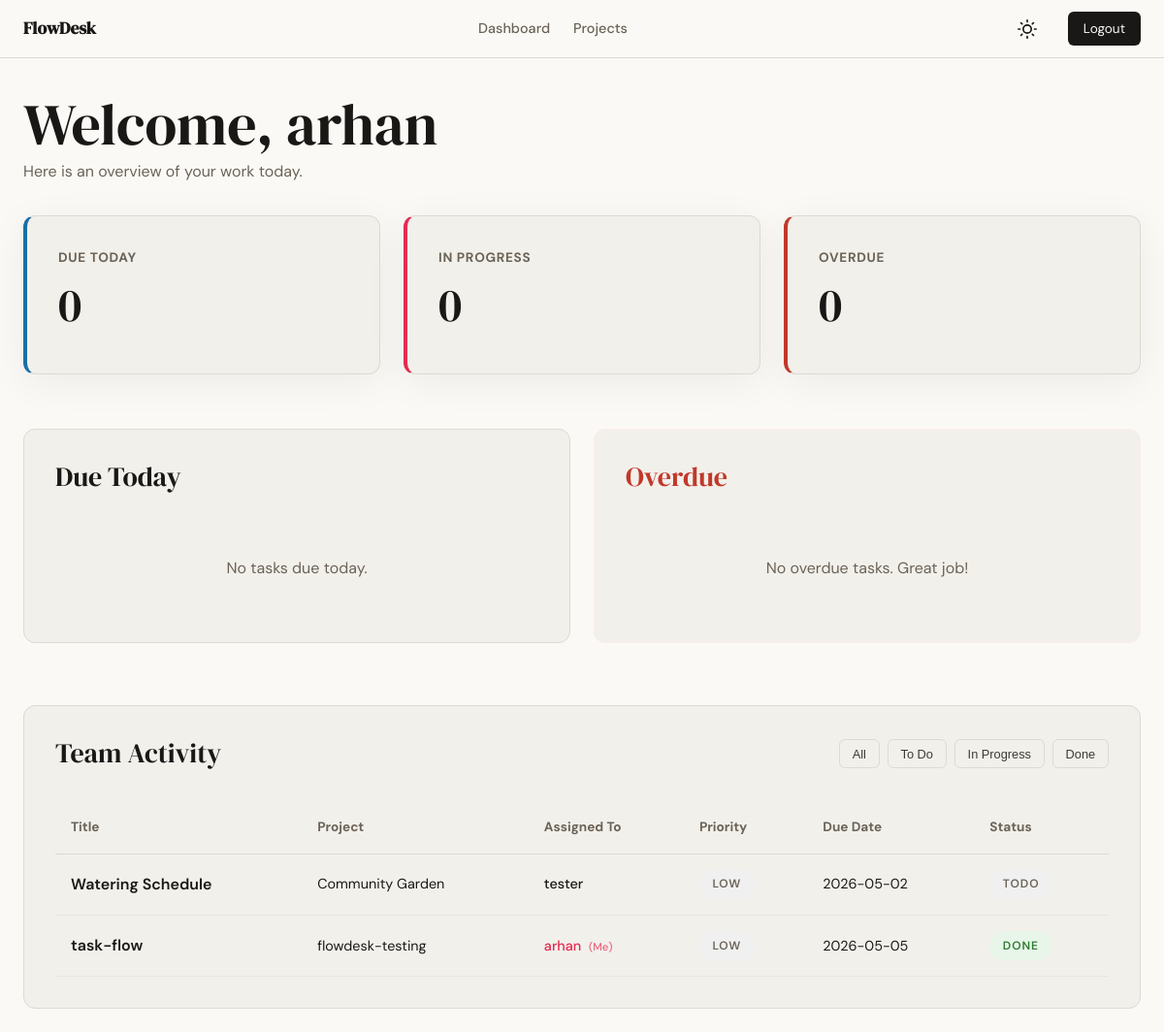
/dashboard (signed in), run on an earlier commit of the app's database.
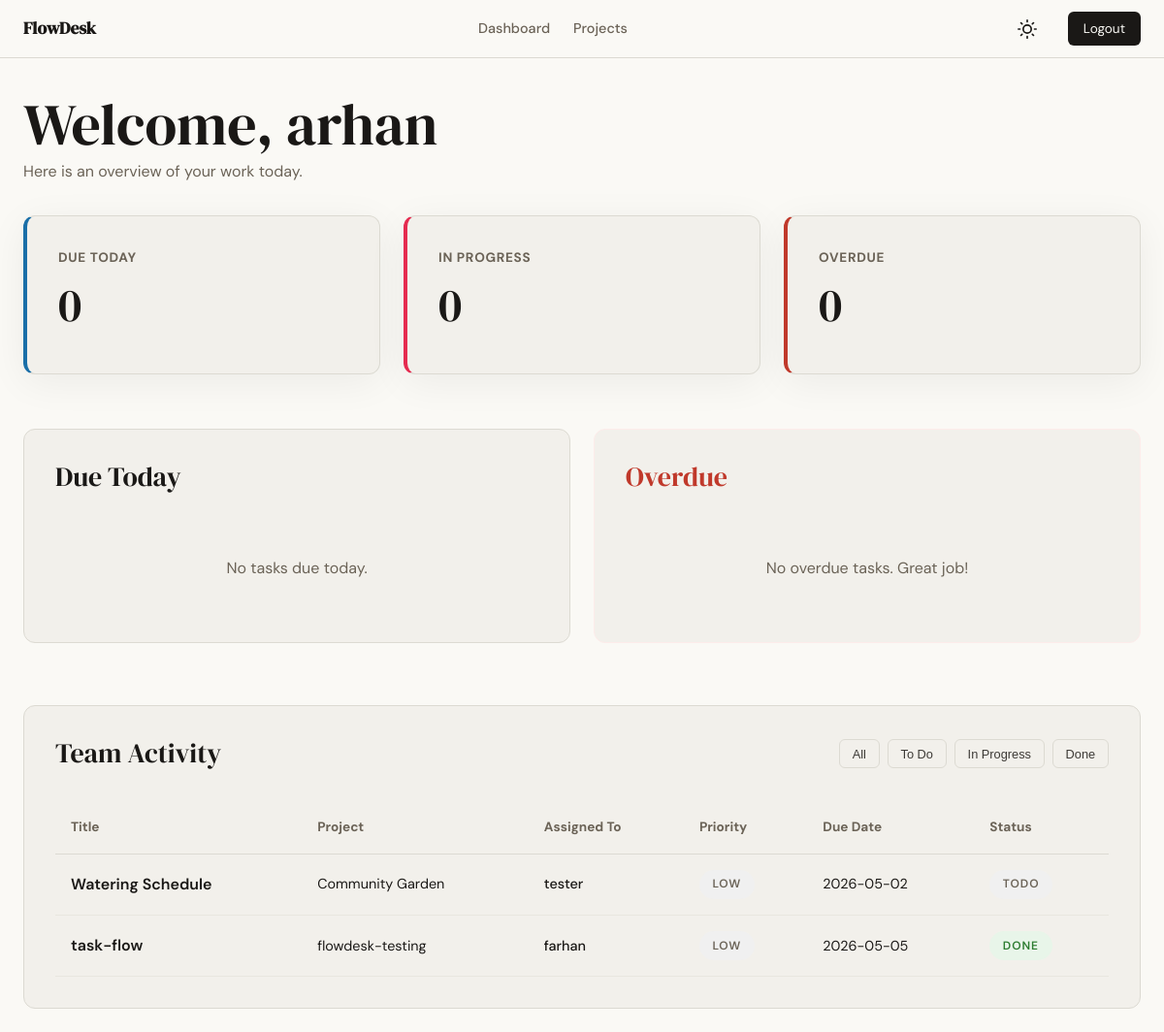
And on a later commit of the database.
### app/models.py (models this page shows, shortened)
class User(db.Model, UserMixin):
    id = db.Column(db.Integer, primary_key=True)
    username = db.Column(db.String(80), unique=True, nullable=False)
    email = db.Column(db.String(120), unique=True, nullable=False)
    password_hash = db.Column(db.String(256), nullable=False)
    created_at = db.Column(db.DateTime, default=lambda: datetime.now(timezone.utc))
    owned_projects = db.relationship('Project', backref='owner', lazy=True)
    project_memberships = db.relationship('ProjectMember', backref='user', lazy=True)
    created_tasks = db.relationship('Task', foreign_keys='Task.created_by', backref='creator', lazy=True)
    assigned_tasks = db.relationship('Task', foreign_keys='Task.assigned_to', backref='assignee', lazy=True)

class Task(db.Model):
    id = db.Column(db.Integer, primary_key=True)
    title = db.Column(db.String(200), nullable=False)
    description = db.Column(db.Text)
    status = db.Column(db.Enum('todo', 'in_progress', 'done', name='task_status'), default='todo')
    priority = db.Column(db.Enum('low', 'medium', 'high', name='task_priority'), default='medium')
    due_date = db.Column(db.Date)
    created_at = db.Column(db.DateTime, default=lambda: datetime.now(timezone.utc))
    updated_at = db.Column(db.DateTime, default=lambda: datetime.now(timezone.utc), onupdate=lambda: datetime.now(timezone.utc))
    project_id = db.Column(db.Integer, db.ForeignKey('project.id'), nullable=False)
    created_by = db.Column(db.Integer, db.ForeignKey('user.id'), nullable=False)
    assigned_to = db.Column(db.Integer, db.ForeignKey('user.id'))

class Project(db.Model):
    id = db.Column(db.Integer, primary_key=True)
    name = db.Column(db.String(120), nullable=False)
    description = db.Column(db.Text)
    created_at = db.Column(db.DateTime, default=lambda: datetime.now(timezone.utc))
    owner_id = db.Column(db.Integer, db.ForeignKey('user.id'), nullable=False)
    members = db.relationship('ProjectMember', backref='project', lazy=True, cascade='all, delete-orphan')
    tasks = db.relationship('Task', backref='project', lazy=True, cascade='all, delete-orphan')

### app/dashboard/routes.py (the view)
@dashboard.route('/dashboard')
@login_required
def index():
    today = date.today()
    tasks_today = Task.query.filter(
        and_(Task.assigned_to == current_user.id, Task.due_date == today, Task.status != 'done')
    ).all()
    in_progress_count = Task.query.filter(
        and_(Task.assigned_to == current_user.id, Task.status == 'in_progress')
    ).count()
    overdue_tasks = Task.query.filter(
        and_(Task.assigned_to == current_user.id, Task.due_date < today, Task.status != 'done')
    ).all()
    user_project_ids = [m.project_id for m in current_user.project_memberships]
    team_tasks = Task.query.filter(Task.project_id.in_(user_project_ids)).order_by(Task.due_date.asc().nullslast()).all()
    return render_template(
        'dashboard/index.html',
        tasks_today=tasks_today,
        in_progress_count=in_progress_count,
        overdue_tasks=overdue_tasks,
        all_my_tasks=team_tasks
    )

### app/templates/dashboard/index.html (shortened to what this page needs)
{% extends "base.html" %}
{% block content %}
<header class="mb-4">
    <h1>Welcome, {{ current_user.username }}</h1>
    <p class="text-muted">Here is an overview of your work today.</p>
</header>
<section class="grid-3 mb-4" style="display: grid; grid-template-columns: repeat(auto-fit, minmax(280px, 1fr)); gap: 1.5rem;">
    <div class="card card-shadow" style="background-color: var(--paper-warm); border-left: 4px solid var(--info);">
        <h5 class="text-muted" style="font-size: 0.85rem; text-transform: uppercase; letter-spacing: 0.05em;">Due Today</h5>
        <p style="font-size: 3rem; font-family: var(--font-display);">{{ tasks_today|length }}</p>
    </div>
    <div class="card card-shadow" style="background-color: var(--paper-warm); border-left: 4px solid var(--accent);">
        <h5 class="text-muted" style="font-size: 0.85rem; text-transform: uppercase; letter-spacing: 0.05em;">In Progress</h5>
        <p style="font-size: 3rem; font-family: var(--font-display);">{{ in_progress_count }}</p>
    </div>
    <div class="card card-shadow" style="background-color: var(--paper-warm); border-left: 4px solid var(--danger);">
        <h5 class="text-muted" style="font-size: 0.85rem; text-transform: uppercase; letter-spacing: 0.05em;">Overdue</h5>
        <p style="font-size: 3rem; font-family: var(--font-display);">{{ overdue_tasks|length }}</p>
    </div>
</section>
<div style="display: grid; grid-template-columns: repeat(auto-fit, minmax(400px, 1fr)); gap: 1.5rem; margin-bottom: 2.5rem;">
    <div class="card">
        <h3 class="mb-4">Due Today</h3>
        <div style="display: flex; flex-direction: column; gap: 1rem;">
            {% for task in tasks_today %}
                <a href="{{ url_for('tasks.detail', id=task.id) }}" class="flex-between" style="padding: 1rem; border: 1px solid var(--border-soft); border-radius: var(--radius-sm);">
                    <div>
                        <h6 style="font-weight: 600;">{{ task.title }}</h6>
                        <small class="text-muted">{{ task.project.name }}</small>
                    </div>
                    <span class="badge badge-{{ task.priority }}">{{ task.priority }}</span>
                </a>
            {% else %}
                <p class="text-muted" style="text-align: center; padding: 2rem;">No tasks due today.</p>
            {% endfor %}
        </div>
    </div>
    <div class="card" style="border-color: var(--danger-light);">
        <h3 class="mb-4" style="color: var(--danger);">Overdue</h3>
        <div style="display: flex; flex-direction: column; gap: 1rem;">
            {% for task in overdue_tasks %}
                <a href="{{ url_for('tasks.detail', id=task.id) }}" class="flex-between overdue-row" style="padding: 1rem; border-radius: var(--radius-sm);">
                    <div>
                        <h6 style="font-weight: 600;">{{ task.title }}</h6>
                        <small style="opacity: 0.8;">{{ task.project.name }}</small>
                    </div>
                    <span style="font-weight: 600; font-size: 0.8rem;">{{ task.due_date.strftime('%b %d') }}</span>
                </a>
            {% else %}
                <p class="text-muted" style="text-align: center; padding: 2rem;">No overdue tasks. Great job!</p>
            {% endfor %}
        </div>
    </div>
</div>
<div class="card">
    <div class="flex-between mb-4">
        <h3>Team Activity</h3>
        <div style="display: flex; gap: 0.5rem;">
            <button class="btn btn-ghost filter-btn active" style="padding: 0.4rem 0.8rem; font-size: 0.8rem;" onclick="filterTasks('all')">All</button>
            <button class="btn btn-ghost filter-btn" style="padding: 0.4rem 0.8rem; font-size: 0.8rem;" onclick="filterTasks('todo')">To Do</button>
            <button class="btn btn-ghost filter-btn" style="padding: 0.4rem 0.8rem; font-size: 0.8rem;" onclick="filterTasks('in_progress')">In Progress</button>
            <button class="btn btn-ghost filter-btn" style="padding: 0.4rem 0.8rem; font-size: 0.8rem;" onclick="filterTasks('done')">Done</button>
        </div>
    </div>
    <div style="overflow-x: auto;">
        <table style="width: 100%; border-collapse: collapse; text-align: left;">
            <thead>
                <tr style="border-bottom: 1px solid var(--border); color: var(--ink-muted); font-size: 0.85rem;">
                    <th style="padding: 1rem;">Title</th>
                    <th style="padding: 1rem;">Project</th>
                    <th style="padding: 1rem;">Assigned To</th>
                    <th style="padding: 1rem;">Priority</th>
                    <th style="padding: 1rem;">Due Date</th>
                    <th style="padding: 1rem;">Status</th>
                </tr>
            </thead>
            <tbody>
                {% for task in all_my_tasks %}
                    {% set is_mine = task.assigned_to == current_user.id %}
                    <tr class="task-row" data-status="{{ task.status }}" style="border-bottom: 1px solid var(--border-soft); {% if is_mine %}background-color: var(--paper-warm);{% endif %}">
                        <td style="padding: 1rem;">
                            <a href="{{ url_for('tasks.detail', id=task.id) }}" style="color: var(--ink); font-weight: 600;">
                                {{ task.title }}
                            </a>
                        </td>
                        <td style="padding: 1rem; font-size: 0.9rem;">{{ task.project.name }}</td>
                        <td style="padding: 1rem; font-size: 0.9rem;">
                            <span style="font-weight: 500; color: {% if is_mine %}var(--accent){% else %}var(--ink){% endif %};">
                                {{ task.assignee.username if task.assigned_to else 'Unassigned' }}
                                {% if is_mine %}<small style="opacity: 0.7; font-size: 0.7rem; margin-left: 0.25rem;">(Me)</small>{% endif %}
                            </span>
                        </td>
                        <td style="padding: 1rem;">
                            <span class="badge badge-{{ task.priority }}">{{ task.priority }}</span>
                        </td>
                        <td style="padding: 1rem; font-size: 0.9rem;">{{ task.due_date.strftime('%Y-%m-%d') if task.due_date else '-' }}</td>
                        <td style="padding: 1rem;">
                            <span class="badge badge-{{ task.status }}">{{ task.status|replace('_', ' ') }}</span>
                        </td>
                    </tr>
                {% else %}
                    <tr>
                        <td colspan="6" style="text-align: center; padding: 3rem; color: var(--ink-faint);">No team activity found in your projects.</td>
                    </tr>
                {% endfor %}
            </tbody>
        </table>
    </div>
</div>
{% endblock %}

### app/templates/base.html (shortened to what this page needs)
<!DOCTYPE html>
<html lang="en">
<head>
    <link rel="stylesheet" href="{{ url_for('static', filename='css/style.css') }}">
</head>
<body>
    <nav class="navbar">
        <div class="container">
            <a href="{{ url_for('dashboard.root') }}" class="navbar-brand">FlowDesk</a>
            <div class="nav-links">
                {% if current_user.is_authenticated %}
                    <a href="{{ url_for('dashboard.index') }}" class="nav-link">Dashboard</a>
                    <a href="{{ url_for('projects.list_projects') }}" class="nav-link">Projects</a>
                {% endif %}
            </div>
            <div class="nav-links">
                <button id="theme-toggle" class="theme-toggle" title="Toggle Dark Mode">
                    <svg width="20" height="20" viewBox="0 0 24 24" fill="none" stroke="currentColor" stroke-width="2" stroke-linecap="round" stroke-linejoin="round"><circle cx="12" cy="12" r="5"/><path d="M12 1v2M12 21v2M4.22 4.22l1.42 1.42M18.36 18.36l1.42 1.42M1 12h2M21 12h2M4.22 19.78l1.42-1.42M18.36 5.64l1.42-1.42"/></svg>
                </button>
                {% if current_user.is_authenticated %}
                    <a href="{{ url_for('auth.logout') }}" class="nav-cta">Logout</a>
                {% else %}
                    <a href="{{ url_for('auth.login') }}" class="nav-link">Login</a>
                    <a href="{{ url_for('auth.register') }}" class="nav-cta">Get Started</a>
                {% endif %}
            </div>
        </div>
    </nav>
    <main class="container mt-4">
        {% block content %}{% endblock %}
    </main>
</body>
</html>

### app/static/css/style.css (style rules this page uses)
:root { --ink: #1a1816; --ink-soft: #3d3a36; --ink-muted: #6b6357; --ink-faint: #9a9088; --paper: #faf9f5; --paper-warm: #f2f0eb; --paper-card: #f2f0eb; --accent: #E52b50; --accent-light: #fdecea; --danger: #c0392b; --danger-light: #fdecea; --success: #2e7d32; --success-light: #e8f5e9; --info: #1a6fa8; --info-light: #e8f4fd; --warning: #b8860b; --warning-light: #fff8e1; --border: #dcdad2; --border-soft: #e8e6df; --font-display: 'DM Serif Display', Georgia, serif; --font-body: 'DM Sans', system-ui, sans-serif; --max-width: 1200px; --auth-width: 440px; --radius-sm: 6px; --radius-md: 12px; --radius-lg: 20px; }
* { box-sizing: border-box; margin: 0; padding: 0; }
body { font-family: var(--font-body); background-color: var(--paper); color: var(--ink); line-height: 1.6; transition: background-color 0.3s, color 0.3s; min-height: 100vh; }
h1, h2, h3, h4, .display-font { font-family: var(--font-display); font-weight: 400; line-height: 1.2; }
h1 { font-size: clamp(2.5rem, 5vw, 4rem); }
h3 { font-size: 1.75rem; }
a { color: var(--accent); text-decoration: none; transition: 0.2s ease; }
.container { max-width: var(--max-width); margin: 0 auto; padding: 0 1.5rem; }
.navbar { height: 60px; background-color: var(--paper); border-bottom: 1px solid var(--border); position: sticky; top: 0; z-index: 100; display: flex; align-items: center; }
.navbar .container { display: flex; justify-content: space-between; align-items: center; width: 100%; }
.navbar-brand { font-family: var(--font-display); font-size: 1.1rem; font-weight: 600; color: var(--ink); }
.nav-links { display: flex; gap: 1.5rem; align-items: center; }
.nav-link { font-size: 0.9rem; color: var(--ink-muted); font-weight: 500; }
.nav-cta { background-color: var(--ink); color: var(--paper); padding: 0.4rem 1rem; border-radius: var(--radius-sm); font-size: 0.85rem; }
.btn { display: inline-block; padding: 0.65rem 1.5rem; font-size: 0.9rem; font-weight: 500; border-radius: var(--radius-sm); cursor: pointer; transition: 0.2s ease; border: none; text-align: center; }
.btn-ghost { background-color: transparent; border: 1px solid var(--border); color: var(--ink-soft); }
.card { background-color: var(--paper-card); border: 1px solid var(--border); border-radius: var(--radius-md); padding: 2rem; margin-bottom: 1.5rem; }
.card-shadow { box-shadow: 0 8px 40px rgba(0,0,0,0.06); }
::placeholder { color: var(--ink-faint); }
.badge { display: inline-block; padding: 0.35rem 0.85rem; border-radius: 999px; font-size: 0.75rem; font-weight: 600; letter-spacing: 0.08em; text-transform: uppercase; }
.badge-low { background-color: #f0f0f0; color: var(--ink-muted); }
.badge-todo { background-color: #f0f0f0; color: var(--ink-muted); }
.badge-done { background-color: #e8f5e9; color: #2e7d32; }
.text-muted { color: var(--ink-muted); }
.mt-4 { margin-top: 2rem; }
.mb-4 { margin-bottom: 2rem; }
.flex-between { display: flex; justify-content: space-between; align-items: center; }
.theme-toggle { background: none; border: none; cursor: pointer; padding: 0.5rem; color: var(--ink); display: flex; align-items: center; justify-content: center; }

What changed in the data, as far as the page shows it:
changed Task "task-flow": assignee "arhan" → "farhan"; no longer shows "(Me)"
